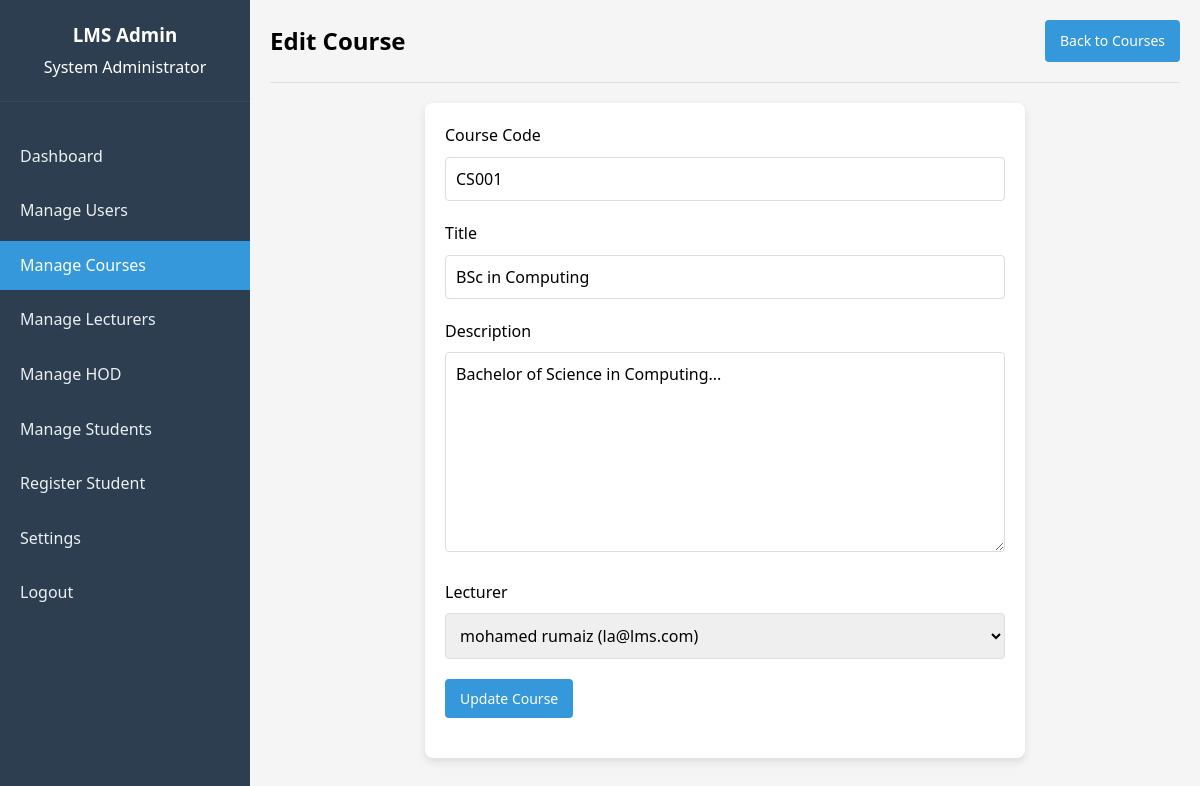
The page /admin/edit_course.php?id=2 (signed in) on the database its author committed.
### tables this page shows
CREATE TABLE `courses` (
  `course_id` int(11) NOT NULL,
  `course_code` varchar(20) NOT NULL,
  `title` varchar(100) NOT NULL,
  `description` text DEFAULT NULL,
  `lecturer_id` int(11) DEFAULT NULL,
  `created_at` timestamp NOT NULL DEFAULT current_timestamp(),
  `updated_at` timestamp NOT NULL DEFAULT current_timestamp() ON UPDATE current_timestamp()
);

CREATE TABLE `users` (
  `user_id` int(11) NOT NULL,
  `email` varchar(100) NOT NULL,
  `password` varchar(255) NOT NULL,
  `role` enum('admin','lecturer','student','hod') DEFAULT NULL,
  `first_name` varchar(50) NOT NULL,
  `last_name` varchar(50) NOT NULL,
  `profile_picture` varchar(255) DEFAULT NULL,
  `created_at` timestamp NOT NULL DEFAULT current_timestamp(),
  `updated_at` timestamp NOT NULL DEFAULT current_timestamp() ON UPDATE current_timestamp()
);

### admin/edit_course.php (the view, shortened to what this page needs)
<?php
require_once '../config.php';
$courseId = $_GET['id'];
$courseCode_err = $title_err = $description_err = $lecturerId_err = "";
$stmt = $conn->prepare("
    SELECT course_code, title, description, lecturer_id
    FROM courses
    WHERE course_id = ?
");
$stmt->bind_param("i", $courseId);
$stmt->execute();
$result = $stmt->get_result();
$course = $result->fetch_assoc();
$courseCode = $course['course_code'];
$title = $course['title'];
$description = $course['description'];
$lecturerId = $course['lecturer_id'];
$lecturersQuery = "SELECT user_id, first_name, last_name, email FROM users WHERE role = 'lecturer' ORDER BY first_name, last_name";
$lecturersResult = $conn->query($lecturersQuery);
$pageTitle = "Edit Course";
?>
<!DOCTYPE html>
<html lang="en">
<head>
    <link rel="stylesheet" href="../assets/css/style.css">
</head>
<body>
    <div class="dashboard-container">
        <div class="sidebar">
            <div class="sidebar-header">
                <h3>LMS Admin</h3>
                <p><?php echo $_SESSION['first_name'] . ' ' . $_SESSION['last_name']; ?></p>
            </div>
            <ul class="sidebar-menu">
                <li><a href="dashboard.php">Dashboard</a></li>
                <li><a href="users.php">Manage Users</a></li>
                <li><a href="courses.php" class="active">Manage Courses</a></li>
                <li><a href="lecturer/lecturers.php">Manage Lecturers</a></li>
                <li><a href="hod/hod.php">Manage HOD</a></li>
                <li><a href="student/students.php">Manage Students</a></li>
                <li><a href="student/register_student.php">Register Student</a></li>
                <li><a href="settings.php">Settings</a></li>
                <li><a href="../logout.php">Logout</a></li>
            </ul>
        </div>
        <div class="main-content">
            <div class="header">
                <h2><?php echo $pageTitle; ?></h2>
                <a href="courses.php" class="btn">Back to Courses</a>
            </div>
            <div class="form-container">
                <form action="<?php echo htmlspecialchars($_SERVER["PHP_SELF"]) . '?id=' . $courseId; ?>" method="post" class="validate-form">
                    <div class="form-group">
                        <label>Course Code</label>
                        <input type="text" name="course_code" class="form-control <?php echo (!empty($courseCode_err)) ? 'is-invalid' : ''; ?>" value="<?php echo $courseCode; ?>">
                    </div>
                    <div class="form-group">
                        <label>Title</label>
                        <input type="text" name="title" class="form-control <?php echo (!empty($title_err)) ? 'is-invalid' : ''; ?>" value="<?php echo $title; ?>">
                    </div>
                    <div class="form-group">
                        <label>Description</label>
                        <textarea name="description" class="form-control rich-text-editor"><?php echo $description; ?></textarea>
                    </div>
                    <div class="form-group">
                        <label>Lecturer</label>
                        <select name="lecturer_id" class="form-control <?php echo (!empty($lecturerId_err)) ? 'is-invalid' : ''; ?>">
                            <?php while ($lecturer = $lecturersResult->fetch_assoc()): ?>
                                <option value="<?php echo $lecturer['user_id']; ?>" <?php echo ($lecturer['user_id'] == $lecturerId) ? 'selected' : ''; ?>>
                                    <?php echo $lecturer['first_name'] . ' ' . $lecturer['last_name'] . ' (' . $lecturer['email'] . ')'; ?>
                                </option>
                            <?php endwhile; ?>
                        </select>
                    </div>
                    <div class="form-group">
                        <button type="submit" class="btn">Update Course</button>
                    </div>
                </form>
            </div>
        </div>
    </div>
</body>
</html>

### assets/css/style.css (style rules this page uses)
* { margin: 0; padding: 0; box-sizing: border-box; font-family: 'Segoe UI', Tahoma, Geneva, Verdana, sans-serif; }
body { background-color: #f5f5f5; line-height: 1.6; }
a { text-decoration: none; }
.dashboard-container { display: flex; min-height: 100vh; }
.sidebar { width: 250px; background-color: #2c3e50; color: white; padding: 20px 0; position: fixed; height: 100vh; overflow-y: auto; }
.sidebar-header { padding: 0 20px 20px; border-bottom: 1px solid #34495e; text-align: center; }
.sidebar-header h3 { margin-bottom: 5px; }
.sidebar-menu { list-style: none; padding: 0; margin: 30px 0; }
.sidebar-menu li { margin-bottom: 5px; }
.sidebar-menu a { display: block; color: #ecf0f1; text-decoration: none; padding: 12px 20px; transition: all 0.3s; }
.sidebar-menu a:hover, .sidebar-menu a.active { background-color: #3498db; color: white; }
.main-content { flex: 1; padding: 20px; margin-left: 250px; background-color: #f5f5f5; }
.header { display: flex; justify-content: space-between; align-items: center; padding-bottom: 20px; border-bottom: 1px solid #e0e0e0; margin-bottom: 20px; }
.form-container { background-color: white; border-radius: 8px; box-shadow: 0 4px 8px rgba(0, 0, 0, 0.1); padding: 20px; max-width: 600px; margin: 0 auto; }
.form-group { margin-bottom: 20px; }
.form-group label { display: block; margin-bottom: 8px; font-weight: 500; }
.form-control { width: 100%; padding: 10px; border: 1px solid #ddd; border-radius: 4px; font-size: 16px; }
.btn { background-color: #3498db; color: white; border: none; padding: 10px 15px; border-radius: 4px; cursor: pointer; text-decoration: none; display: inline-block; font-size: 14px; }

### rows shown on the page
courses: course_code "CS001", title "BSc in Computing", description "Bachelor of Science in Computing...", lecturer_id "mohamed rumaiz (la@lms.com)"

### other values the page prints
$_SESSION['first_name'] "System"
$_SESSION['last_name'] "Administrator"
$pageTitle "Edit Course"
